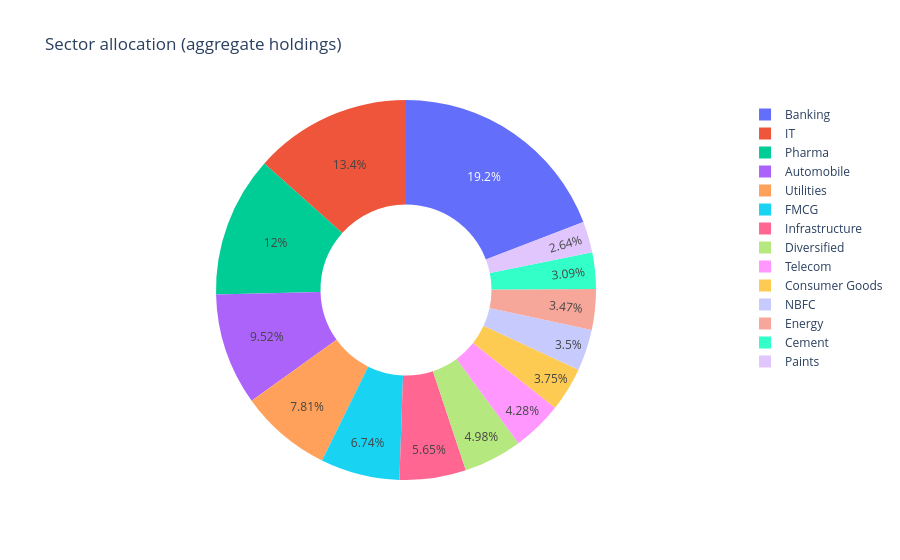

The notebook cell saved with this chart:
### Code cell
# 7) Sector allocation donut (aggregate equity sectors from portfolio holdings)
# Expect: sector, weight_pct, scheme type filtering not provided; use weight_pct sum across all records
ph = portfolio_holdings.copy()
if 'weight_pct' in ph.columns and 'sector' in ph.columns:
    ph['weight_pct'] = pd.to_numeric(ph['weight_pct'], errors='coerce')
    sec = ph.dropna(subset=['sector','weight_pct']).groupby('sector', as_index=False)['weight_pct'].sum()
    sec = sec.sort_values('weight_pct', ascending=False)
    fig = go.Figure(go.Pie(labels=sec['sector'], values=sec['weight_pct'], hole=0.45))
    fig.update_layout(title='Sector allocation (aggregate holdings)')
    save_plotly(fig, '07_sector_allocation_donut')
    fig.show()
else:
    print('portfolio_holdings missing sector/weight_pct; skipping chart 07')

### Figure 1 — Plotly figure (JSON) as saved in the notebook; plotly's stock layout.template omitted (floating-point values rounded to 4 significant figures)
{"data": [{"hole": 0.45, "labels": ["Banking", "IT", "Pharma", "Automobile", "Utilities", "FMCG", "Infrastructure", "Diversified", "Telecom", "Consumer Goods", "NBFC", "Energy", "Cement", "Paints"], "type": "pie", "values": [652.3, 455.5, 407.4, 323.6, 265.5, 229.1, 192.2, 169.2, 145.6, 127.6, 119.1, 117.9, 105.0, 89.86]}], "layout": {"title": {"text": "Sector allocation (aggregate holdings)"}}}
